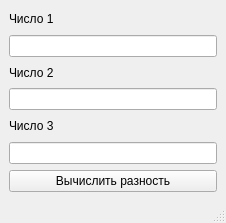
<?xml version="1.0" encoding="UTF-8"?>
<ui version="4.0">
 <class>Task1</class>
 <widget class="QMainWindow" name="Task1">
  <property name="geometry">
   <rect>
    <x>0</x>
    <y>0</y>
    <width>226</width>
    <height>223</height>
   </rect>
  </property>
  <property name="windowTitle">
   <string>MainWindow</string>
  </property>
  <widget class="QWidget" name="centralwidget">
   <layout class="QVBoxLayout" name="verticalLayout">
    <item>
     <widget class="QLabel" name="label_1">
      <property name="text">
       <string>Число 1</string>
      </property>
     </widget>
    </item>
    <item>
     <widget class="QLineEdit" name="lineEdit_1"/>
    </item>
    <item>
     <widget class="QLabel" name="label_2">
      <property name="text">
       <string>Число 2</string>
      </property>
     </widget>
    </item>
    <item>
     <widget class="QLineEdit" name="lineEdit_2"/>
    </item>
    <item>
     <widget class="QLabel" name="label_3">
      <property name="text">
       <string>Число 3</string>
      </property>
     </widget>
    </item>
    <item>
     <widget class="QLineEdit" name="lineEdit_3"/>
    </item>
    <item>
     <widget class="QPushButton" name="pushButton">
      <property name="text">
       <string>Вычислить разность</string>
      </property>
     </widget>
    </item>
   </layout>
  </widget>
  <widget class="QMenuBar" name="menubar">
   <property name="geometry">
    <rect>
     <x>0</x>
     <y>0</y>
     <width>226</width>
     <height>21</height>
    </rect>
   </property>
  </widget>
  <widget class="QStatusBar" name="statusbar"/>
 </widget>
 <resources/>
 <connections/>
</ui>
